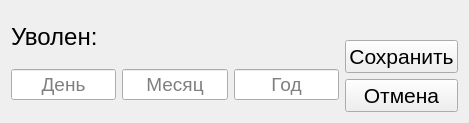
<?xml version="1.0" encoding="UTF-8"?>
<ui version="4.0">
 <class>FiredDateDialog</class>
 <widget class="QWidget" name="FiredDateDialog">
  <property name="geometry">
   <rect>
    <x>0</x>
    <y>0</y>
    <width>469</width>
    <height>123</height>
   </rect>
  </property>
  <property name="windowTitle">
   <string>Когда Уволен</string>
  </property>
  <property name="windowIcon">
   <iconset resource="assets/res.qrc">
    <normaloff>:/window-icons/person.png</normaloff>:/window-icons/person.png</iconset>
  </property>
  <layout class="QHBoxLayout" name="horizontalLayout">
   <item>
    <layout class="QGridLayout" name="gridLayout_6">
     <item row="1" column="0">
      <widget class="QLineEdit" name="FiredAtDay">
       <property name="enabled">
        <bool>true</bool>
       </property>
       <property name="sizePolicy">
        <sizepolicy hsizetype="Expanding" vsizetype="Fixed">
         <horstretch>0</horstretch>
         <verstretch>0</verstretch>
        </sizepolicy>
       </property>
       <property name="minimumSize">
        <size>
         <width>0</width>
         <height>31</height>
        </size>
       </property>
       <property name="font">
        <font>
         <pointsize>14</pointsize>
        </font>
       </property>
       <property name="styleSheet">
        <string notr="true">color:black;</string>
       </property>
       <property name="alignment">
        <set>Qt::AlignCenter</set>
       </property>
       <property name="placeholderText">
        <string>День</string>
       </property>
      </widget>
     </item>
     <item row="1" column="2">
      <widget class="QLineEdit" name="FiredAtYear">
       <property name="enabled">
        <bool>true</bool>
       </property>
       <property name="sizePolicy">
        <sizepolicy hsizetype="Expanding" vsizetype="Fixed">
         <horstretch>0</horstretch>
         <verstretch>0</verstretch>
        </sizepolicy>
       </property>
       <property name="minimumSize">
        <size>
         <width>0</width>
         <height>31</height>
        </size>
       </property>
       <property name="font">
        <font>
         <pointsize>14</pointsize>
        </font>
       </property>
       <property name="styleSheet">
        <string notr="true">color:black;</string>
       </property>
       <property name="alignment">
        <set>Qt::AlignCenter</set>
       </property>
       <property name="placeholderText">
        <string>Год</string>
       </property>
      </widget>
     </item>
     <item row="1" column="1">
      <widget class="QLineEdit" name="FiredAtMonth">
       <property name="enabled">
        <bool>true</bool>
       </property>
       <property name="sizePolicy">
        <sizepolicy hsizetype="Expanding" vsizetype="Fixed">
         <horstretch>0</horstretch>
         <verstretch>0</verstretch>
        </sizepolicy>
       </property>
       <property name="minimumSize">
        <size>
         <width>0</width>
         <height>31</height>
        </size>
       </property>
       <property name="font">
        <font>
         <pointsize>14</pointsize>
        </font>
       </property>
       <property name="styleSheet">
        <string notr="true">color:black;</string>
       </property>
       <property name="alignment">
        <set>Qt::AlignCenter</set>
       </property>
       <property name="placeholderText">
        <string>Месяц</string>
       </property>
      </widget>
     </item>
     <item row="0" column="0" colspan="3">
      <widget class="QLabel" name="LabelPhone_5">
       <property name="sizePolicy">
        <sizepolicy hsizetype="Preferred" vsizetype="Fixed">
         <horstretch>0</horstretch>
         <verstretch>0</verstretch>
        </sizepolicy>
       </property>
       <property name="font">
        <font>
         <pointsize>18</pointsize>
        </font>
       </property>
       <property name="text">
        <string>Уволен:</string>
       </property>
      </widget>
     </item>
    </layout>
   </item>
   <item>
    <layout class="QVBoxLayout" name="verticalLayout_6">
     <item>
      <spacer name="verticalSpacer_2">
       <property name="orientation">
        <enum>Qt::Vertical</enum>
       </property>
       <property name="sizeHint" stdset="0">
        <size>
         <width>20</width>
         <height>40</height>
        </size>
       </property>
      </spacer>
     </item>
     <item>
      <layout class="QVBoxLayout" name="verticalLayout_2">
       <item>
        <widget class="QPushButton" name="save">
         <property name="font">
          <font>
           <pointsize>16</pointsize>
          </font>
         </property>
         <property name="focusPolicy">
          <enum>Qt::NoFocus</enum>
         </property>
         <property name="text">
          <string>Сохранить</string>
         </property>
        </widget>
       </item>
       <item>
        <widget class="QPushButton" name="cansel">
         <property name="font">
          <font>
           <pointsize>16</pointsize>
          </font>
         </property>
         <property name="focusPolicy">
          <enum>Qt::NoFocus</enum>
         </property>
         <property name="text">
          <string>Отмена</string>
         </property>
        </widget>
       </item>
      </layout>
     </item>
    </layout>
   </item>
  </layout>
 </widget>
 <resources>
  <include location="assets/res.qrc"/>
 </resources>
 <connections/>
</ui>
